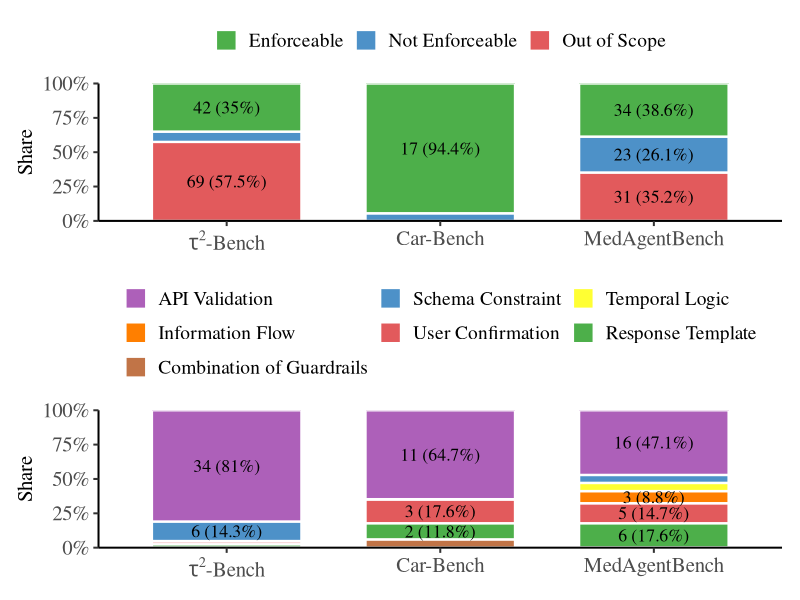
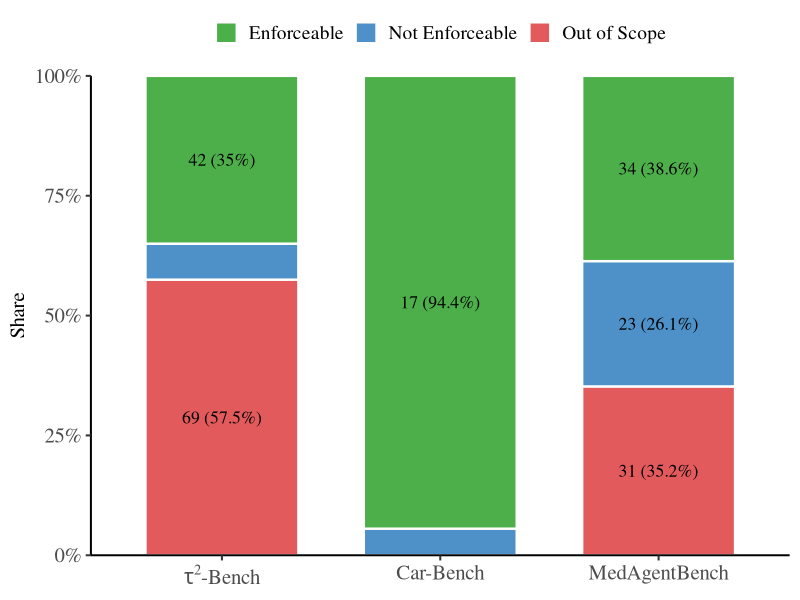
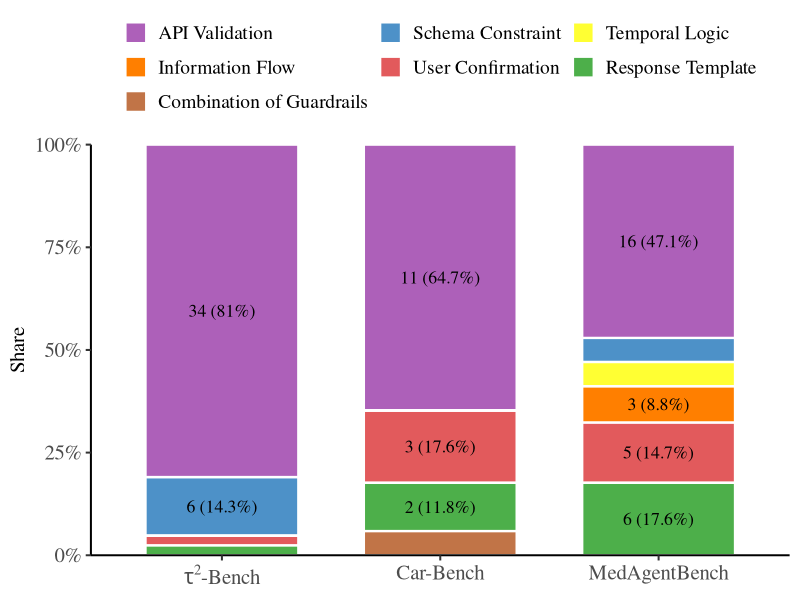
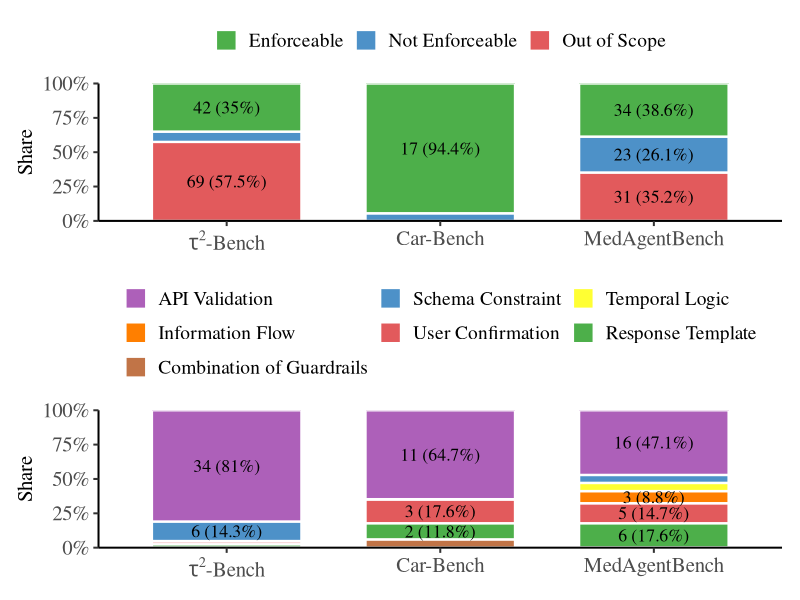

Write the R code that produced these figures, in order.
library(ggplot2)
library(scales)
library(patchwork)

# --------------------------
# Top plot: enforceability
# --------------------------
df1 <- data.frame(
  Benchmark = rep(c("tau2-Bench", "Car-Bench", "MedAgentBench"), each = 3),
  Category = rep(c("Out of Scope", "Not Enforceable", "Enforceable"), times = 3),
  Value = c(
    69, 9, 42,
    0, 1, 17,
    31, 23, 34
  )
)

df1$Benchmark <- factor(
  df1$Benchmark,
  levels = c("tau2-Bench", "Car-Bench", "MedAgentBench")
)

df1 <- do.call(rbind, lapply(split(df1, df1$Benchmark), function(d) {
  d$Prop <- d$Value / sum(d$Value)
  d$Label <- ifelse(
    d$Prop >= 0.08,
    paste0(d$Value, " (", round(100 * d$Prop, 1), "%)"),
    ""
  )
  d
}))

colors1 <- c( # red blue green
  "Out of Scope" = "#e25a5c",
  "Not Enforceable" = "#4d91c8",
  "Enforceable"  = "#4DAF4A"
)

p1 <- ggplot(df1, aes(x = Benchmark, y = Prop, fill = Category)) +
  geom_col(width = 0.7, color = "white", linewidth = 0.8) +
  geom_text(
    aes(label = Label),
    position = position_stack(vjust = 0.5),
    size = 4.5,
    family = "serif"
  ) +
  scale_fill_manual(values = colors1) +
  scale_y_continuous(
    labels = percent_format(accuracy = 1),
    expand = c(0, 0)
  ) +
  scale_x_discrete(
    labels = c(
      "tau2-Bench" = expression(tau^2 * "-Bench"),
      "Car-Bench" = "Car-Bench",
      "MedAgentBench" = "MedAgentBench"
    )
  ) +
  labs(x = NULL, y = "Share", fill = NULL) +
  theme_classic(base_size = 15, base_family = "serif") +
  theme(
    axis.text.x = element_text(size = 15, face = "bold"),
    axis.text.y = element_text(size = 15),
    axis.title.y = element_text(size = 15),
    legend.position = "top",
    legend.text = element_text(size = 14),
    panel.border = element_blank()
  )


ggsave("stacked_bar_benchmarks_enforceability.pdf", p1, width = 8, height = 4, bg = "white")

# --------------------------
# Bottom plot: guardrail types
# --------------------------
df2 <- data.frame(
  Benchmark = rep(c("tau2-Bench", "Car-Bench", "MedAgentBench"), each = 7),
  Category = rep(c(
    "User Confirmation",
    "Schema Constraint",
    "Response Template",
    "API Validation",
    "Information Flow",
    "Temporal Logic",
    "Combination of Guardrails"
  ), times = 3),
  Value = c(
    1, 6, 1, 34, 0, 0, 0,   # tau2-Bench
    3, 0, 2, 11, 0, 0, 1,   # Car-Bench
    5, 2, 6, 16, 3, 2, 0    # MedAgentBench
  )
)

df2$Benchmark <- factor(
  df2$Benchmark,
  levels = c("tau2-Bench", "Car-Bench", "MedAgentBench")
)

df2$Category <- factor(
  df2$Category,
  levels = c(
    "API Validation",
    "Schema Constraint",
    "Temporal Logic",
    "Information Flow",
    "User Confirmation",
    "Response Template",
    "Combination of Guardrails"
  )
)

df2 <- do.call(rbind, lapply(split(df2, df2$Benchmark), function(d) {
  d$Prop <- d$Value / sum(d$Value)
  d$Label <- ifelse(
    d$Prop >= 0.08,
    paste0(d$Value, " (", round(100 * d$Prop, 1), "%)"),
    ""
  )
  d
}))

colors2 <- c(
  "User Confirmation" = "#e25a5c",
  "Schema Constraint" = "#4d91c8",
  "Response Template" = "#4DAF4A",
  "API Validation" = "#ad60b9",
  "Information Flow" =  "#FF7F00",
  "Temporal Logic" = "#FFFF33",
  "Combination of Guardrails" =  "#c17447"
)

p2 <- ggplot(df2, aes(x = Benchmark, y = Prop, fill = Category)) +
  geom_col(width = 0.7, color = "white", linewidth = 0.8) +
  geom_text(
    aes(label = Label),
    position = position_stack(vjust = 0.5),
    size = 4.5,
    family = "serif"
  ) +
  scale_fill_manual(values = colors2) +
  scale_y_continuous(
    labels = percent_format(accuracy = 1),
    expand = c(0, 0)
  ) +
  scale_x_discrete(
    labels = c(
      "tau2-Bench" = expression(tau^2 * "-Bench"),
      "Car-Bench" = "Car-Bench",
      "MedAgentBench" = "MedAgentBench"
    )
  ) +
  guides(fill = guide_legend(nrow = 3, byrow = TRUE)) +
  labs(x = NULL, y = "Share", fill = NULL) +
  theme_classic(base_size = 15, base_family = "serif") +
  theme(
    axis.text.x = element_text(size = 15, face = "bold"),
    axis.text.y = element_text(size = 15),
    axis.title.y = element_text(size = 15),
    legend.position = "top",
    legend.text = element_text(size = 14),
    panel.border = element_blank()
  )

# --------------------------
# Combine vertically
# --------------------------
p <- p1 / p2 + plot_layout(heights = c(1, 1))

print(p)

# p2
ggsave("stacked_bar_benchmarks_guardrail_types.pdf", p2, width = 8, height = 5, bg = "white")

ggsave("stacked_bar_benchmarks_two_panels.pdf", p, width = 8, height = 8.5, bg = "white")
